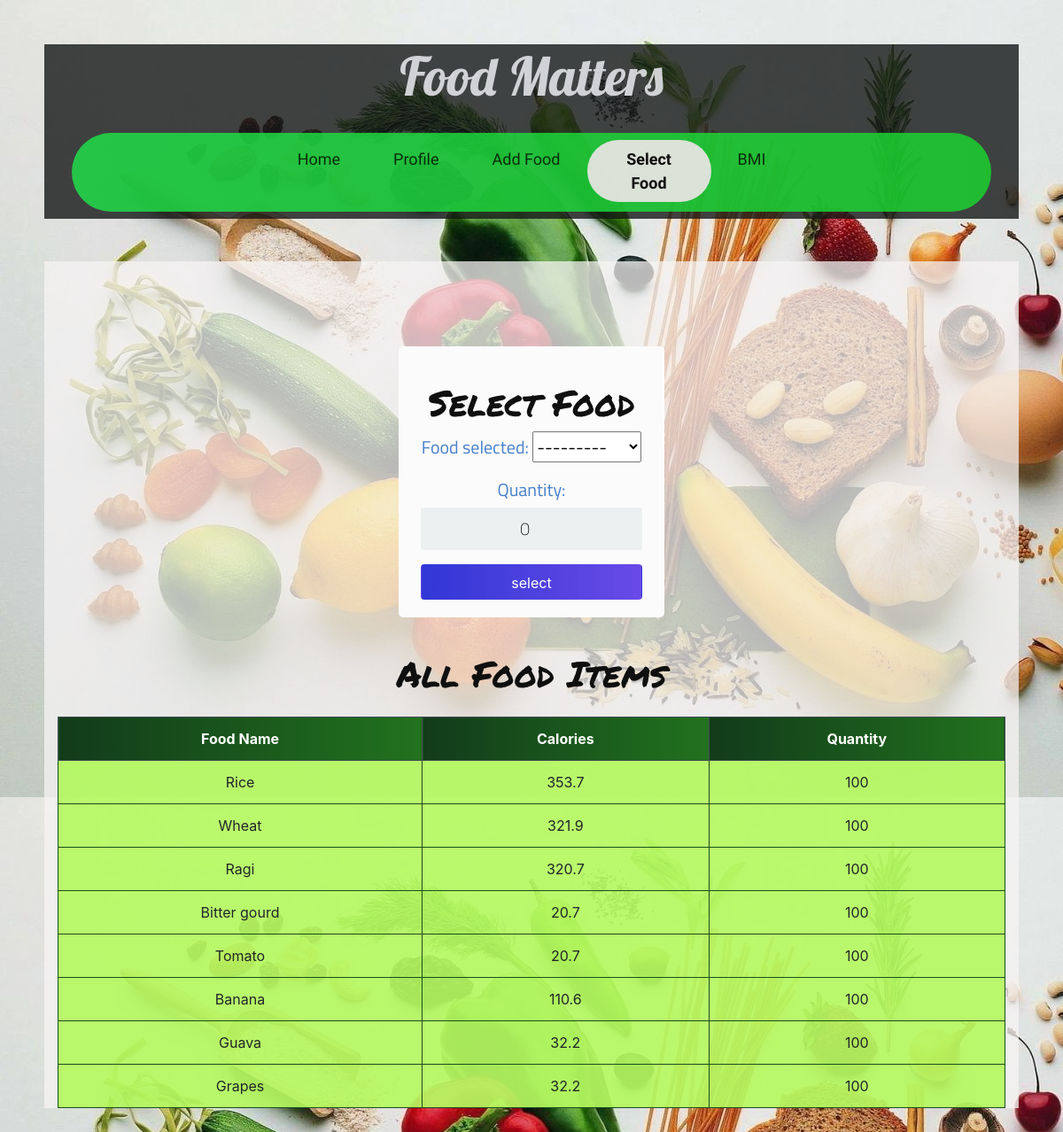
/select_food/ (signed in), run on the app's committed database.
### calories/models.py (models this page shows)
class Food(models.Model):
	name = models.CharField(max_length=200 ,null=False)
	quantity = models.PositiveIntegerField(null=False,default=0)
	calorie = models.FloatField(null=False,default=0)
	person_of = models.ForeignKey(User,null=True,on_delete=models.CASCADE)
	def __str__(self):
		return self.name

### calories/views.py (the view)
# urls.py: path('select_food/',select_food,name='select_food'),
@login_required
def select_food(request):
	person = Profile.objects.filter(person_of=request.user).last()
	food_items = Food.objects.filter(person_of=request.user)
	form = SelectFoodForm(request.user,instance=person)
	if request.method == 'POST':
		form = SelectFoodForm(request.user,request.POST,instance=person)
		if form.is_valid():
			form.save()
			return redirect('home')
	else:
		form = SelectFoodForm(request.user)
	context = {'form':form,'food_items':food_items}
	return render(request, 'select_food.html',context)

### calories/forms.py
class SelectFoodForm(forms.ModelForm):
    class Meta:
        model = Profile
        fields = ('food_selected','quantity',)
    def __init__(self, user, *args, **kwargs):
        super(SelectFoodForm, self).__init__(*args, **kwargs)
        self.fields['food_selected'].queryset = Food.objects.filter(person_of=user)

### calories/templates/select_food.html (shortened to what this page needs)
{% extends 'base.html' %}
{% block content %}
<br><br>
    <br><br>
    <div class="login mt-0">
        <div  id="ls" class="login-screen">
            <div class="app-title">
                <h1 class="headline">Select Food</h1>
            </div>
            <form method="POST" action="" class="login-form">
              <h5 class="form-labels">
                {{ form.as_p }}
            </h5>
                <input class="btn login_btn pt-2" type="submit" value="select">
            </form>
        </div>
    </div>
    <div class="container-fluid">
   <h1 class="headline text-center pb-3">All Food Items </h1>
        <table class="table table-bordered text-center">
            <thead class="thead-dark">
                <tr>
                    <th scope="col">Food Name</th>
                    <th scope="col">Calories</th>
                    <th scope="col">Quantity</th>
                </tr>
            </thead>
            <tbody>
                {% for food in food_items %}
                <tr>
                    <td>{{ food.name }}</td>
                    <td>{{ food.calorie }}</td>
                    <td>{{ food.quantity }}</td>
                </tr>
                {% endfor %}
            </tbody>
        </table>
     </div>
{% endblock content %}

### calories/templates/base.html (shortened to what this page needs)
<!DOCTYPE html>
{% load static %}
<html>
<head>
	<link href="{% static 'css/base.css' %}" rel="stylesheet">
	<link rel="stylesheet" href="https://stackpath.bootstrapcdn.com/bootstrap/4.5.2/css/bootstrap.min.css">
</head>
<body background="{% static 'food.jpg' %}">
  <div style="background-color:rgba(19, 21, 21, 0.79)">
  <a href="{% url "home" %}"><h1  style ="color:rgba(219, 220, 223, 0.939)"class="logo text-center">Food Matters</h1></a>
<nav id="navbar-primary" class="navbar navbar-expand-lg navbar-default active" role="navigation">
 <div class="container">
            <div class="collapse navbar-collapse" id="resNav">
            <ul class="navbar-nav justify-content-center">
              {% with url_name=request.resolver_match.url_name %}
              <li class="nav-item"><a class="nav-link  {% if url_name == 'home' %} active{% endif %}" href="{% url "home" %}">Home</a></li>
              <li class="nav-item"><a class="nav-link {% if url_name == 'profile' %} active{% endif %}" href="{% url "profile" %}">Profile</a></li>
              <li class="nav-item"><a class="nav-link {% if url_name == 'add_food' %} active{% endif %}" href="{% url "add_food" %}">Add Food</a></li>
              <li class="nav-item"><a class="nav-link {% if url_name == 'select_food' %} active{% endif %}" href="{% url "select_food" %}">Select Food</a></li>
              <li class="nav-item"><a class="nav-link {% if url_name == 'bmi' %} active{% endif %}" href="{% url "bmi" %}">BMI</a></li>
              {% endwith %}
            </ul>
            </div>
 </div>
</nav>
</div><br><br>
<div style="background-color:rgba(247, 244, 244, 0.743)">
        {% block content %}
        {% endblock content %}
</div>
</body>
</html>

### calories/static/css/base.css (style rules this page uses)
a { text-decoration:none !important; }
.logo { font-family: 'Lobster', cursive; padding-top:0px; padding-bottom:12px; font-size: 60px; }
#navbar-primary.navbar-default .navbar-nav { width: 100%; text-align: center; background: #21b02dbd; background: -webkit-linear-gradient(to right, #24dd34c6, #21b040cc); background: linear-gradient(to right, #1fe24ad2, #1ad62dd1); border-radius: 100px ; }
#navbar-primary.navbar-default .navbar-nav > li { display: inline-block; float: none; vertical-align: top; padding-top: 8px; padding-bottom: 8px; font-family: 'Grandstander', cursive }
#navbar-primary.navbar-default .navbar-nav > li > a { padding-left: 30px; padding-right: 30px; color:#0a2c0a; font-size: 18px; text-decoration:none; }
ul.navbar-nav .nav-item:after { content: ''; display: block; height: 3px; width: 0; transition: width .5s ease, background-color .5s ease; }
.navbar-nav .nav-item > a.active { width: 140px; background: rgba(235, 229, 229, 0.923) ; border-radius: 100px ; color: rgb(16, 15, 15) !important; text-align: center; font-weight: bolder; display: block; text-decoration: none; }
body { font-family: Arial; background-color: #34db66e0; padding: 50px; }
.login { margin: 20px auto; width: 300px; }
.login-screen { background-color: #fcfbfb; padding: 20px; border-radius: 5px }
.app-title { text-align: center; color: #163d1bc8; }
.login-form { text-align: center; }
input { text-align: center; background-color: #ECF0F1; border: 2px solid transparent; border-radius: 3px; font-size: 16px; font-weight: 200; padding: 10px 0; width: 250px; transition: border .5s; }
.btn { background: #457fca; background: -webkit-linear-gradient(to right, #5691c8, #457fca); background: linear-gradient(to right, #1b21d1e6, #4f2de4da); color: white !important; font-size: 16px; line-height: 25px; padding: 10px 0; text-decoration: none; text-shadow: none; border-radius: 3px; box-shadow: none; transition: 0.25s; display: block; width: 250px; margin: 0 auto; }
th { background: #1e3c72; background: -webkit-linear-gradient(to right, #2a5298, #1e3c72); background: linear-gradient(to right, #123b1a, #21721e); }
.headline { font-family: 'Permanent Marker', cursive; padding-top:20px; color: #0f0f0f; color: -webkit-linear-gradient(to right, #6dd5ed, #2193b0); color: linear-gradient(to right, #85154b, #911758); }
.table tr { background-color: #9efc2cab; }
table.table-bordered > thead > tr > th { border:1px solid #153917; }
table.table-bordered > tbody > tr > td { border:1px solid #16501a; }
.form-labels { font-family: 'Titillium Web', sans-serif; color:#457fca; }

### data on the page
Food: name "Rice", calorie "353.7", quantity "100"
Food: name "Wheat", calorie "321.9", quantity "100"
Food: name "Ragi", calorie "320.7", quantity "100"
Food: name "Bitter gourd", calorie "20.7", quantity "100"
Food: name "Tomato", calorie "20.7", quantity "100"
Food: name "Banana", calorie "110.6", quantity "100"
Food: name "Guava", calorie "32.2", quantity "100"
Food: name "Grapes", calorie "32.2", quantity "100"
